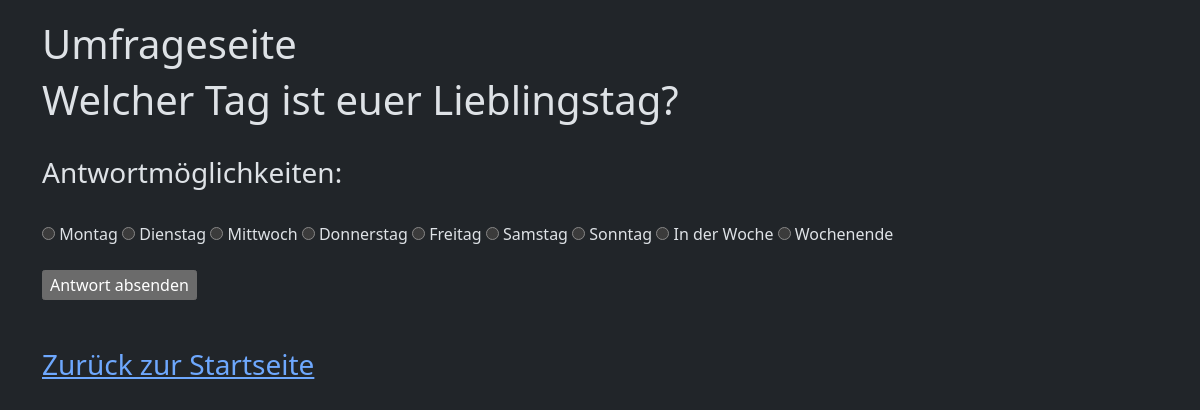
Screenshot of /poll/lieblingstag with the database file from the repository.
### polls/models.py (models this page shows, shortened)
class Poll(models.Model):
    name = models.CharField(max_length=256)
    slug = models.SlugField(unique=True)#unique=True verhindert, das es mehrere DB Felder mit dem selben Slug gibt.
    publish_time = models.DateTimeField()
    days_running = models.IntegerField(default=7)

class Choice(models.Model):
    poll = models.ForeignKey(to="Poll", on_delete=models.CASCADE)
    name = models.CharField(max_length=256)
    votes = models.IntegerField(default=0)
    notes = models.TextField(null=True, blank=True)

### polls/views.py (the view)
# urls.py: path('poll/<str:slug>', PollDetailView.as_view(), name="umfrage-detail"),
class PollDetailView(generic.DetailView):
    model = Poll
    template_name = 'polls/umfrage.html'
    def get_context_data(self, **kwargs):
        context = super().get_context_data(**kwargs)
        user_see_result = False
        if 'voted_polls' in self.request.session:
            if type(self.request.session['voted_polls']) == list:
                if context['object'].id in self.request.session['voted_polls']:
                    user_see_result = True
        context['voted'] = user_see_result
        return context

### polls/templates/polls/umfrage.html (shortened to what this page needs)
{% extends 'polls/base.html' %}
{% block content %}
{% if object %}
    <h1>{{ object.name }}</h1>
<br>
    <h3>Antwortmöglichkeiten:</h3>
<br>
{% if not voted %}
    {% if object.choice_set.all %}
         <form action="{% url 'polls:vote' object.slug %}" method="post">
             {% for choice in object.choice_set.all %}
             <input type="radio" name="choice" value="{{ choice.id }}"/>
             <label>{{ choice.name }} </label>
             {% endfor %}
             <br><br>
             <input type="submit" value="Antwort absenden"/>
         </form>
    {% else %}
    <h2>Leider gibt es noch keine Antwortmöglichkeiten.</h2>
    {% endif %}
<br><br>
<h3><a href="{% url 'polls:index' %}">Zurück zur Startseite</a></h3>
{% else %}
<p>
    Du hast bereits abgestimmt und kannst dir <a href="{% url 'polls:results' object.slug %}">hier</a> die Ergebnisse ansehen.
</p>
{% endif %}
{% else %}
<h1>Es konnte keine Umfrage ausgegeben werden.</h1>
{% endif %}
{% endblock %}

### rows the page displays
Poll: name "Welcher Tag ist euer Lieblingstag?"
Choice: name "Montag"
Choice: name "Dienstag"
Choice: name "Mittwoch"
Choice: name "Donnerstag"
Choice: name "Freitag"
Choice: name "Samstag"
Choice: name "Sonntag"
Choice: name "In der Woche"
Choice: name "Wochenende"
